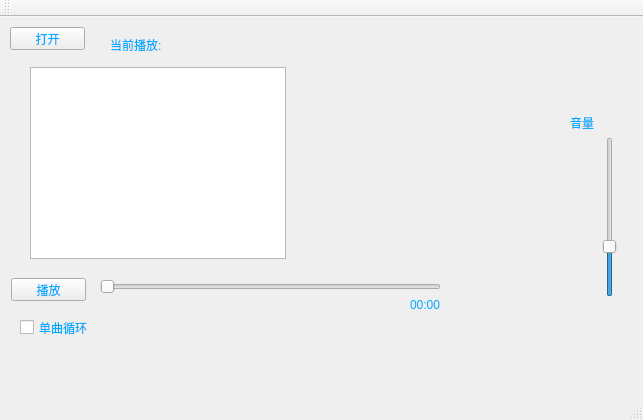
<?xml version="1.0" encoding="UTF-8"?>
<ui version="4.0">
 <class>MainWindow</class>
 <widget class="QMainWindow" name="MainWindow">
  <property name="geometry">
   <rect>
    <x>0</x>
    <y>0</y>
    <width>643</width>
    <height>420</height>
   </rect>
  </property>
  <property name="windowTitle">
   <string>MainWindow</string>
  </property>
  <property name="styleSheet">
   <string notr="true">color: rgb(0, 170, 255);
font: 75 11pt &quot;微软雅黑&quot;;</string>
  </property>
  <widget class="QWidget" name="centralWidget">
   <widget class="QPushButton" name="pushButton">
    <property name="geometry">
     <rect>
      <x>11</x>
      <y>261</y>
      <width>75</width>
      <height>23</height>
     </rect>
    </property>
    <property name="text">
     <string>播放</string>
    </property>
   </widget>
   <widget class="QPushButton" name="pushButton_3">
    <property name="geometry">
     <rect>
      <x>10</x>
      <y>10</y>
      <width>75</width>
      <height>23</height>
     </rect>
    </property>
    <property name="text">
     <string>打开</string>
    </property>
   </widget>
   <widget class="QSlider" name="verticalSlider">
    <property name="geometry">
     <rect>
      <x>600</x>
      <y>120</y>
      <width>19</width>
      <height>160</height>
     </rect>
    </property>
    <property name="cursor">
     <cursorShape>PointingHandCursor</cursorShape>
    </property>
    <property name="maximum">
     <number>100</number>
    </property>
    <property name="value">
     <number>30</number>
    </property>
    <property name="orientation">
     <enum>Qt::Vertical</enum>
    </property>
   </widget>
   <widget class="QLabel" name="label">
    <property name="geometry">
     <rect>
      <x>570</x>
      <y>100</y>
      <width>54</width>
      <height>12</height>
     </rect>
    </property>
    <property name="text">
     <string>音量</string>
    </property>
   </widget>
   <widget class="QSlider" name="horizontalSlider">
    <property name="geometry">
     <rect>
      <x>100</x>
      <y>260</y>
      <width>341</width>
      <height>19</height>
     </rect>
    </property>
    <property name="maximum">
     <number>99</number>
    </property>
    <property name="singleStep">
     <number>1</number>
    </property>
    <property name="orientation">
     <enum>Qt::Horizontal</enum>
    </property>
   </widget>
   <widget class="QLabel" name="label_3">
    <property name="geometry">
     <rect>
      <x>110</x>
      <y>20</y>
      <width>61</width>
      <height>16</height>
     </rect>
    </property>
    <property name="text">
     <string>当前播放:</string>
    </property>
   </widget>
   <widget class="QLabel" name="lab_time">
    <property name="geometry">
     <rect>
      <x>410</x>
      <y>280</y>
      <width>41</width>
      <height>16</height>
     </rect>
    </property>
    <property name="text">
     <string>00:00</string>
    </property>
   </widget>
   <widget class="QCheckBox" name="checkBox">
    <property name="geometry">
     <rect>
      <x>20</x>
      <y>300</y>
      <width>81</width>
      <height>21</height>
     </rect>
    </property>
    <property name="text">
     <string>单曲循环</string>
    </property>
   </widget>
   <widget class="QListWidget" name="listWidget">
    <property name="geometry">
     <rect>
      <x>30</x>
      <y>50</y>
      <width>256</width>
      <height>192</height>
     </rect>
    </property>
   </widget>
   <widget class="QLabel" name="label_2">
    <property name="geometry">
     <rect>
      <x>210</x>
      <y>20</y>
      <width>381</width>
      <height>31</height>
     </rect>
    </property>
    <property name="styleSheet">
     <string notr="true">font: 75 16pt &quot;隶书&quot;;</string>
    </property>
    <property name="text">
     <string/>
    </property>
   </widget>
   <widget class="QLabel" name="lab_currentTime">
    <property name="geometry">
     <rect>
      <x>430</x>
      <y>340</y>
      <width>211</width>
      <height>20</height>
     </rect>
    </property>
    <property name="text">
     <string/>
    </property>
   </widget>
  </widget>
  <widget class="QMenuBar" name="menuBar">
   <property name="geometry">
    <rect>
     <x>0</x>
     <y>0</y>
     <width>643</width>
     <height>26</height>
    </rect>
   </property>
  </widget>
  <widget class="QToolBar" name="mainToolBar">
   <attribute name="toolBarArea">
    <enum>TopToolBarArea</enum>
   </attribute>
   <attribute name="toolBarBreak">
    <bool>false</bool>
   </attribute>
  </widget>
  <widget class="QStatusBar" name="statusBar"/>
 </widget>
 <layoutdefault spacing="6" margin="11"/>
 <resources/>
 <connections/>
</ui>
